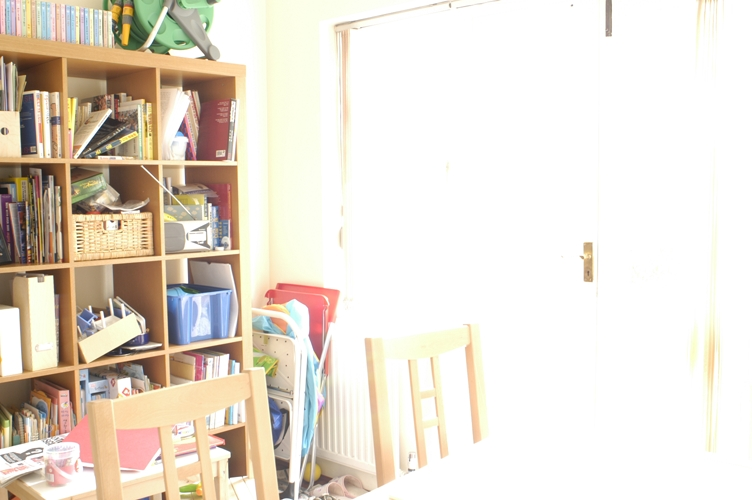
#> input picture HW3/house.jpg, 752 x 500 px
$ python lab.py   (older library calls are emulated)
#> lines starting #> are read from the running program, lines starting #| are printed output that depends on the picture
import cv2 as cv
import numpy as np
import math

#choose read which image
#img = cv.imread('aloe.jpg', cv.IMREAD_COLOR)
#img = cv.imread('church.jpg', cv.IMREAD_COLOR)
#img = cv.imread('kitchen.jpg', cv.IMREAD_COLOR)
img = cv.imread('house.jpg', cv.IMREAD_COLOR)
#> img is the input picture: shape (500, 752, 3); mean B, G, R 210.3, 222, 230.5

#set parameter
rgb2xyz = np.array([[0.412453, 0.357580, 0.180423],
                    [0.212671, 0.715160, 0.072169],
                    [0.019334, 0.119193, 0.950227]])

xyz2rgb = np.array([[ 3.240479,-1.537150,-0.498535],
                    [-0.969256, 1.875992, 0.041556],
                    [ 0.055648,-0.204043, 1.057311]])

l_kernel = np.array([[ 0.0,-1.0, 0.0],
                     [-1.0, 5.0,-1.0],
                     [ 0.0,-1.0, 0.0]])

xyz_n = np.array([0.9515, 1.0000, 1.0886])
buffer = np.zeros( 3, np.float )
f_xyz = np.zeros( 3, np.float )

#print height and width of input image
height, width, channel = img.shape
#> height = 500; width = 752; channel = 3
print(type(img.shape))
#| <class 'tuple'>
print(img.shape)
#| (500, 752, 3)
print("height = ", height)
#| height =  500
print("width = ", width)
#| width =  752
print("channel = ", channel)
#| channel =  3
print("*************")

#set parameter
normal_img = np.zeros( (height, width, channel), np.float )
xyz_img = np.zeros( (height, width, channel), np.float )
laplab_img = np.zeros( (height, width, channel), np.float )
lab_img = np.zeros( (height, width, channel), np.float )
liblab_img = np.zeros( (height, width, channel), np.uint8 )
rgb_img = np.zeros( (height, width, channel), np.float )

#normalization
normal_img[:,:,:] = img[:,:,:]/255

#RGB transform to XYZ space
for i in range(height):
    for j in range(width):
        xyz_img[i, j, :] = np.dot(rgb2xyz, normal_img[i,j,:])
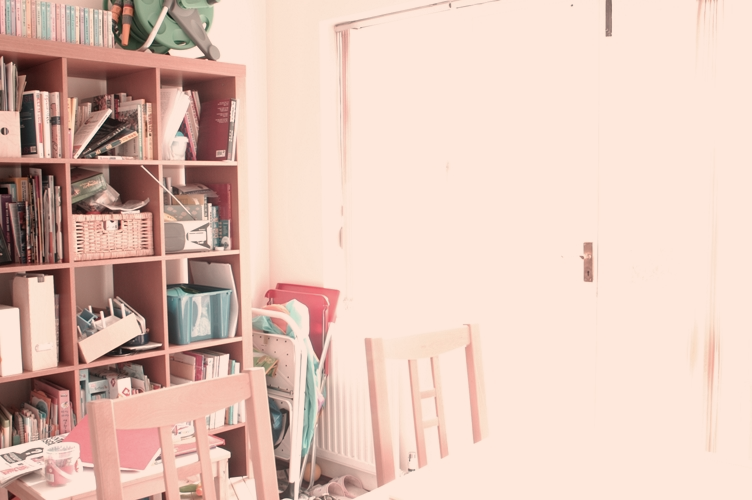
#> xyz_img: shape (500, 752, 3) float64; mean B, G, R 0.814, 0.863, 0.979; drawn with min black and max white

#XYZ transform to L*A*B space
for i in range(height):
    for j in range(width):
        buffer[:] = xyz_img[i, j, :]/xyz_n[:]

        for k in range(3):
            if(buffer[k] > 0.008856):
                f_xyz[k] = math.pow(buffer[k], 1/3)
            else:
                f_xyz[k] = 7.787 * buffer[k] +16/116
        #L*
        if(buffer[1] > 0.008856):
            lab_img[i, j, 0] = 116 * math.pow(buffer[1], 1/3) - 16
        else:
            lab_img[i, j, 0] = 903.3 * buffer[1]

        #A*
        lab_img[i, j, 1] = 500 * (f_xyz[0] - f_xyz[1])

        #B*
        lab_img[i, j, 2] = 200 * (f_xyz[1] - f_xyz[2])
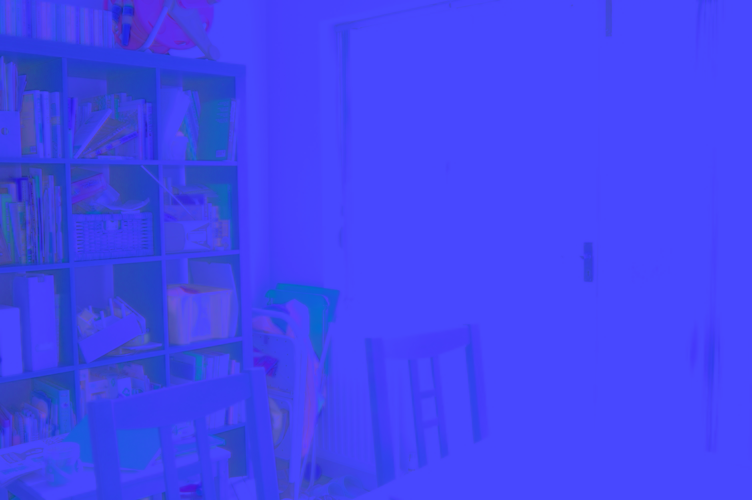
#> lab_img: shape (500, 752, 3) float64; mean B, G, R 93.3, -1.4, -3.3; drawn with min black and max white
#> after the loop, buffer = [0.999, 1, 1]; f_xyz = [1, 1, 1]

liblab_img = cv.cvtColor(img, cv.COLOR_BGR2LAB)
#> liblab_img: shape (500, 752, 3); mean of channels 0, 1, 2 225.7, 129.6, 135.2

#run convolution by laplacian kernel
print("wait for convolution ......")
laplab_img[:, :, :] = lab_img[:, :, :]

for i in range(height-2):
    for j in range(width-2):
        laplab_img[i+1, j+1, 0] = np.sum(l_kernel * lab_img[i:i+3, j:j+3, 0])
        if(laplab_img[i+1, j+1, 0] < 0):laplab_img[i+1, j+1, 0] = 0
        if(laplab_img[i+1, j+1, 0] >= 255):laplab_img[i+1, j+1, 0] = 255
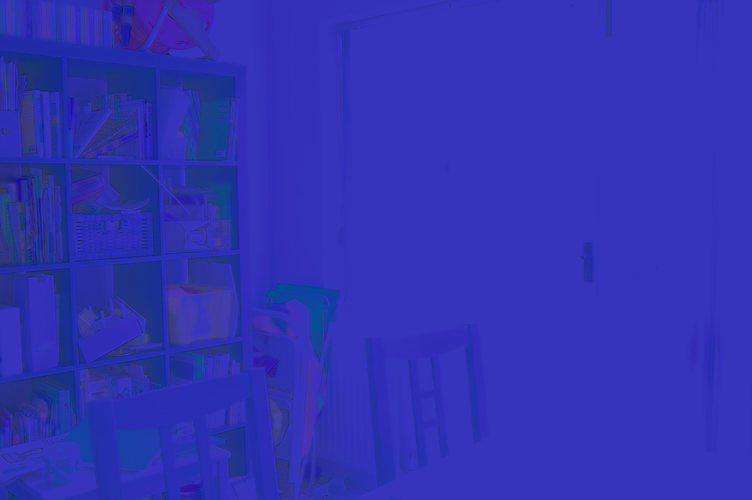
#> laplab_img: shape (500, 752, 3) float64; mean B, G, R 93.3, -1.4, -3.3; drawn with min black and max white

'''
for i in range(height-2):
    for j in range(width-2):
        for k in range(channel):
            laplab_img[i+1, j+1, k] = np.sum(l_kernel * lab_img[i:i+3, j:j+3, k])
            if(laplab_img[i+1, j+1, k] < 0):laplab_img[i+1, j+1, k] = 0
            if(laplab_img[i+1, j+1, k] >= 255):laplab_img[i+1, j+1, k] = 255
'''
print("convolution done")

#L*A*B transform to XYZ space
for i in range(height):
    for j in range(width):
        f_xyz[1] = (laplab_img[i, j, 0] + 16) / 116
        f_xyz[0] =  f_xyz[1] + laplab_img[i, j, 1]/500
        f_xyz[2] =  f_xyz[1] - laplab_img[i, j, 2]/200
        #X
        if(f_xyz[0] > 0.008856):
            xyz_img[i, j, 0] = xyz_n[0] * (f_xyz[0]**3)
        else:
            xyz_img[i, j, 0] = ((f_xyz[0]-16) / 116) * 3 * (0.008865**2) * xyz_n[0]
        #Y
        if(f_xyz[1] > 0.008856):
            xyz_img[i, j, 1] = xyz_n[1] * (f_xyz[1]**3)
        else:
            xyz_img[i, j, 1] = ((f_xyz[1]-16) / 116) * 3 * (0.008865**2) * xyz_n[1]
        #Z
        if(f_xyz[2] > 0.008856):
            xyz_img[i, j, 2] = xyz_n[2] * (f_xyz[2]**3)
        else:
            xyz_img[i, j, 2] = ((f_xyz[2]-16) / 116) * 3 * (0.008865**2) * xyz_n[2]
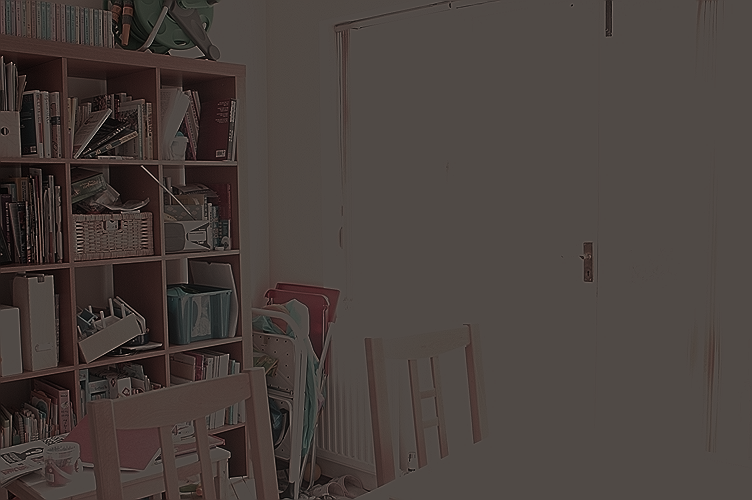
#> xyz_img: shape (500, 752, 3) float64; mean B, G, R 0.823, 0.873, 0.989; drawn with min black and max white

#XYZ transform to RGB space
for i in range(height):
    for j in range(width):
        rgb_img[i, j, :] = np.dot(xyz2rgb, xyz_img[i,j,:])

#non-ormalization
rgb_img[:,:,:] = rgb_img[:,:,:] * 255

#show image
cv.imshow('source', img)
#cv.imshow('normalized', normal_img)
#cv.imshow('CIE_XYZ', xyz_img)
cv.imshow('LAB', lab_img.astype(np.uint8))
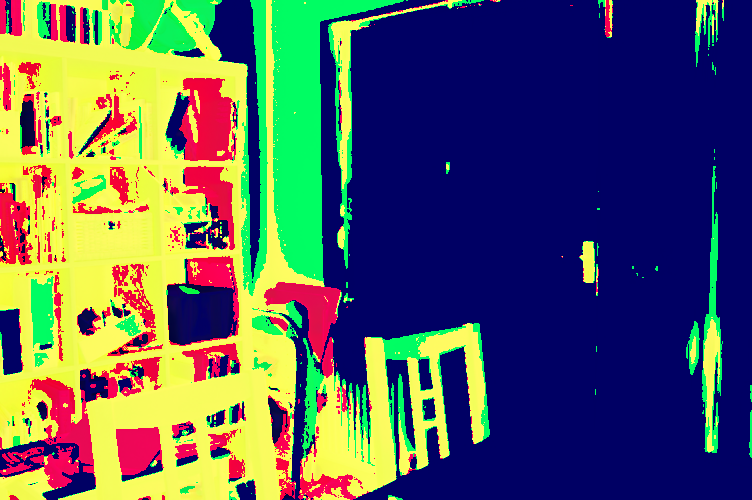
#> window 'LAB': shape (500, 752, 3); mean B, G, R 93, 92.3, 86.5
cv.imshow('LAP_LAB', laplab_img.astype(np.uint8))
cv.imshow('lib_LAB', liblab_img)
cv.imshow('RGB', rgb_img.astype(np.uint8))
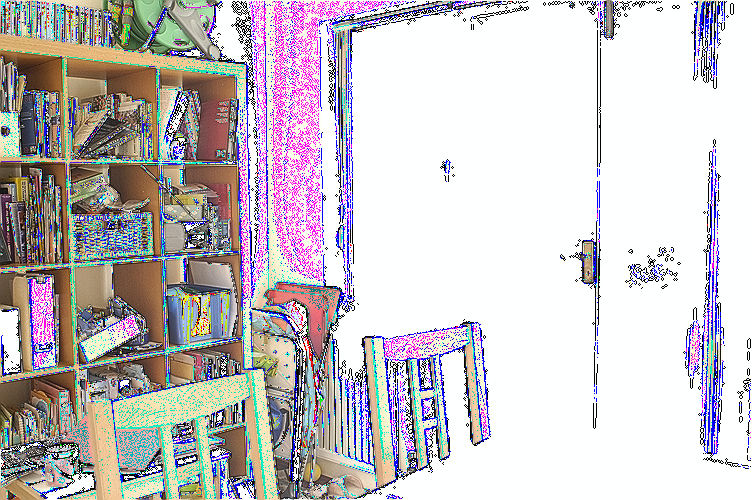
#> window 'RGB': shape (500, 752, 3); mean B, G, R 198.2, 195.3, 200.8
#cv.imshow('RGB2', rgb_img)

#destroy Windows
cv.waitKey(0)
cv.destroyAllWindows()

$ run again, with HW3/kitchen.jpg copied over HW3/house.jpg
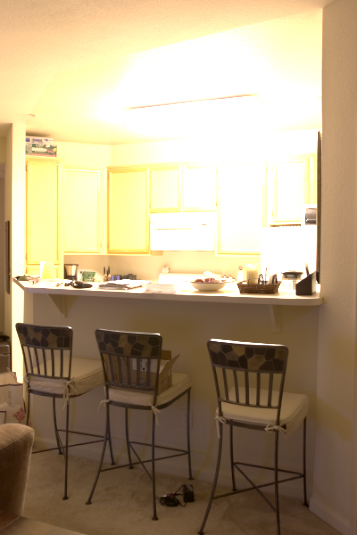
#> input picture HW3/kitchen.jpg, 357 x 535 px
#> img is the input picture: shape (535, 357, 3); mean B, G, R 129.1, 160.1, 177.4
#| <class 'tuple'>
#| (535, 357, 3)
#| height =  535
#| width =  357
#| channel =  3
#> after the loop `for i in range(height):`:
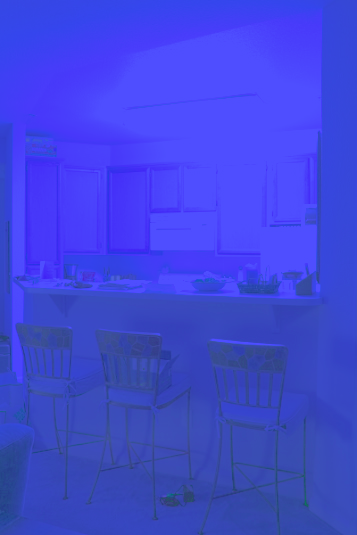
#> lab_img: shape (535, 357, 3) float64; mean B, G, R 78.3, -4.6, -8.9; drawn with min black and max white
#> after the loop `for i in range(height):`: buffer = [0.272, 0.276, 0.36]; f_xyz = [0.648, 0.651, 0.711]
#> liblab_img: shape (535, 357, 3); mean of channels 0, 1, 2 166.4, 130.5, 146.8
#> `cv.imshow('RGB', rgb_img.astype(np.uint8))`:
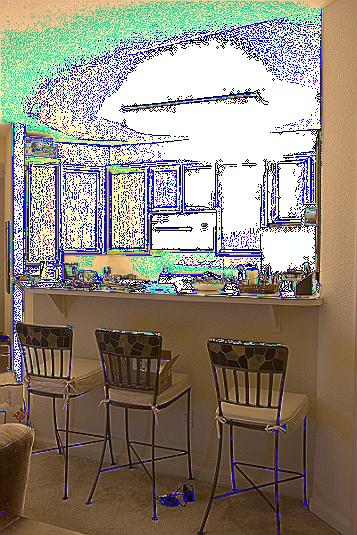
#> window 'RGB': shape (535, 357, 3); mean B, G, R 123.9, 136, 144.2
